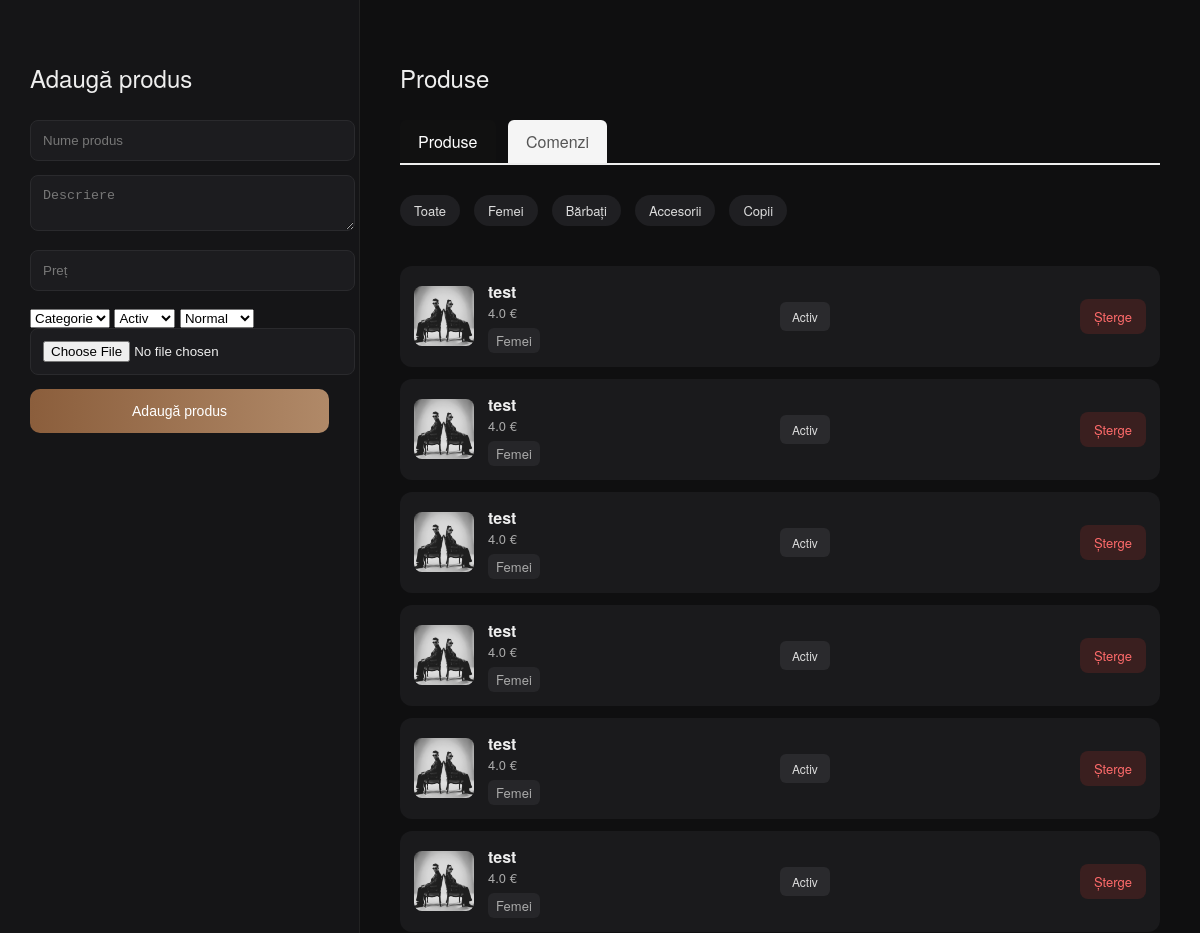
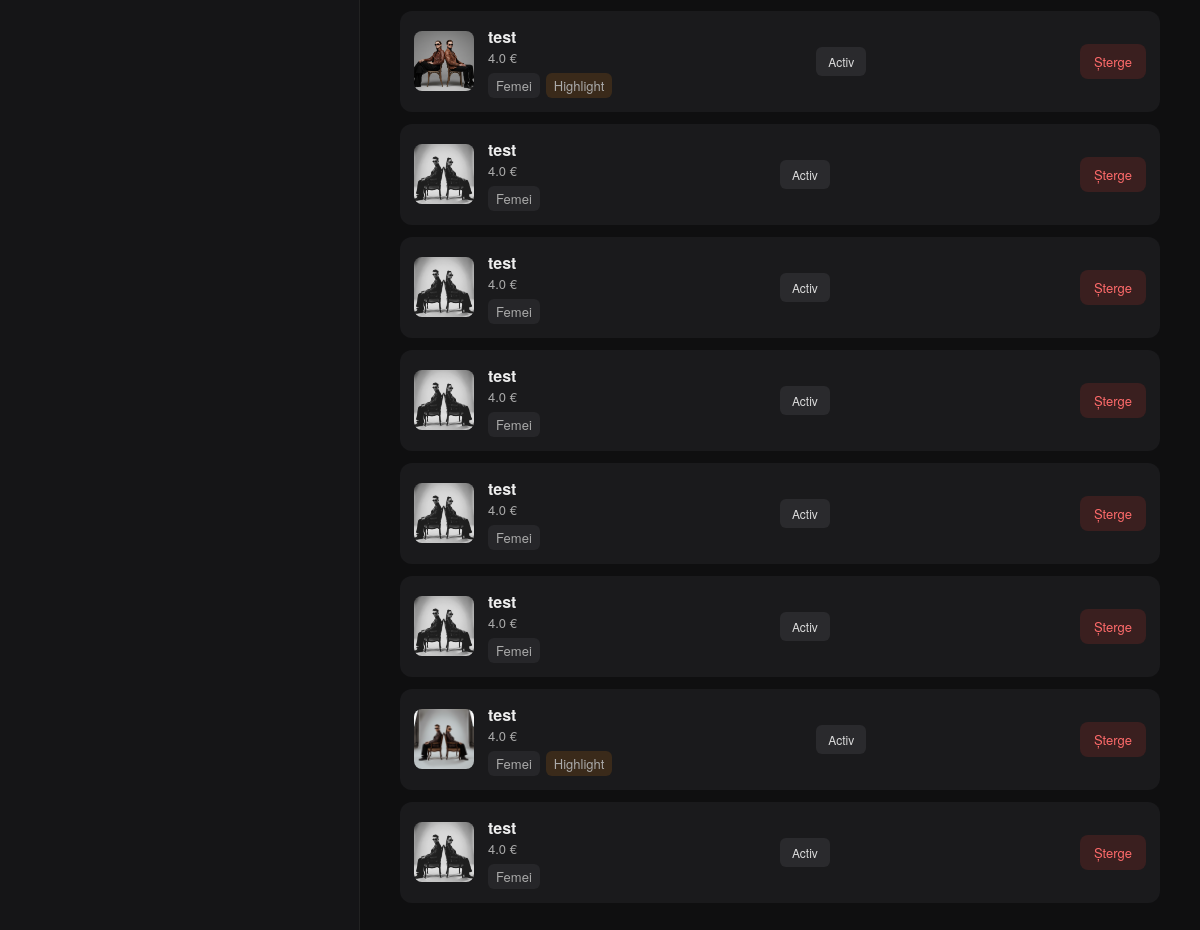
The app's page /admin?categorie=Femei with its own data (2 pictures, top to bottom).
### tables this page shows
CREATE TABLE produse (
            id INTEGER PRIMARY KEY AUTOINCREMENT,
            nume TEXT NOT NULL,
            pret REAL NOT NULL,
            imagine TEXT NOT NULL,
            descriere TEXT
        , categorie TEXT, status INTEGER DEFAULT 1, highlight INTEGER DEFAULT 0);

### app.py (the view)
@app.route("/admin")
def admin():
    categorie = request.args.get("categorie")
    db = get_db()
    if categorie and categorie != "Toate":
        produse = db.execute(
            "SELECT * FROM produse WHERE categorie=?",
            (categorie,)
        ).fetchall()
    else:
        produse = db.execute("SELECT * FROM produse").fetchall()
    return render_template("admin.html", produse=produse, categorie=categorie)

### app.py (called while the page is built)
@app.context_processor
def inject_client():
    return dict(
        client_logat="client_id" in session,
        client_nume=session.get("client_nume"),
        client_email=session.get("client_email")
    )

def get_db():
    conn = sqlite3.connect(DATABASE)
    conn.row_factory = sqlite3.Row
    return conn

### templates/admin.html (shortened to what this page needs)
<!DOCTYPE html>
<html lang="ro">
<head>
    <link rel="stylesheet" href="{{ url_for('static', filename='style.css') }}">
</head>
<body class="admin-dark">
<div class="admin-layout">
    <div class="admin-sidebar">
        <h2>Adaugă produs</h2>
        <form method="post" action="/admin/adauga" enctype="multipart/form-data">
            <input type="text" name="nume" placeholder="Nume produs" required>
            <textarea name="descriere" placeholder="Descriere"></textarea>
            <input type="number" step="0.01" name="pret" placeholder="Preț" required>
            <select name="categorie" required>
                <option value="">Categorie</option>
            </select>
            <select name="status">
                <option value="1">Activ</option>
            </select>
            <select name="highlight">
                <option value="0">Normal</option>
            </select>
            <input type="file" name="imagine" accept="image/*" required>
            <button type="submit">Adaugă produs</button>
        </form>
    </div>
    <div class="admin-content">
        <div class="admin-header">
            <h2>Produse</h2>
            <div class="admin-nav">
                <a href="/admin" class="tab active">Produse</a>
                <a href="/admin/comenzi" class="tab">Comenzi</a>
            </div>
            <div class="admin-filter">
                <a href="/admin">Toate</a>
                <a href="/admin?categorie=Femei">Femei</a>
                <a href="/admin?categorie=Bărbați">Bărbați</a>
                <a href="/admin?categorie=Accesorii">Accesorii</a>
                <a href="/admin?categorie=Copii">Copii</a>
            </div>
        </div>
        <div class="admin-list-scroll">
            <div class="admin-table">
                {% for p in produse %}
                <div class="admin-row">
                    <img src="{{ p.imagine }}">
                    <div class="admin-row-info">
                        <strong>{{ p.nume }}</strong>
                        <span>{{ p.pret }} €</span>
                        <div class="admin-badges">
                            <span class="badge-cat">{{ p.categorie }}</span>
                            {% if p.highlight == 1 %}
                                <span class="badge-highlight">Highlight</span>
                            {% endif %}
                        </div>
                    </div>
                    <a href="/admin/toggle/{{ p.id }}" class="admin-status">
                        {% if p.status == 1 %}
                            Activ
                        {% else %}
                            Inactiv
                        {% endif %}
                    </a>
                    <a href="/admin/sterge/{{ p.id }}" class="admin-delete">Șterge</a>
                </div>
                {% endfor %}
            </div>
        </div>
    </div>
</div>
</body>
</html>

### static/style.css (style rules this page uses)
html, body { margin: 0; padding: 0; min-height: 100%; overflow-x: hidden; }
body { font-family: Arial; background: #f5f5f5; min-height: 100vh; display: flex; flex-direction: column; }
body { min-height: 100vh; display: flex; flex-direction: column; }
.admin-dark { margin: 0; background: #0f0f10; color: #eee; font-family: "Helvetica Neue", Arial, sans-serif; }
.admin-layout { display: grid; grid-template-columns: 30% 70%; height: 100vh; overflow: hidden; }
.admin-sidebar { background: #151517; padding: 40px 30px; border-right: 1px solid #222; height: 100vh; position: sticky; top: 0; overflow: hidden; }
.admin-sidebar h2 { margin-bottom: 25px; font-weight: 500; }
.admin-sidebar input, .admin-sidebar textarea { width: 100%; padding: 12px; margin-bottom: 14px; border-radius: 8px; border: 1px solid #2a2a2d; background: #1c1c1f; color: #eee; }
.admin-sidebar input::placeholder, .admin-sidebar textarea::placeholder { color: #777; }
.admin-sidebar button { width: 100%; padding: 14px; border: none; border-radius: 10px; background: linear-gradient(90deg,#8b5e3c,#b08968); color: white; font-size: 14px; cursor: pointer; }
.admin-content h2 { margin-bottom: 25px; font-weight: 500; }
.admin-table { display: flex; flex-direction: column; gap: 12px; }
.admin-row { display: flex; align-items: center; background: #1a1a1c; padding: 14px; border-radius: 12px; }
.admin-row img { width: 60px; height: 60px; object-fit: cover; border-radius: 8px; margin-right: 14px; }
.admin-row-info { display: flex; flex-direction: column; }
.admin-row-info span { font-size: 13px; color: #aaa; }
.admin-delete { margin-left: auto; background: #3a1f1f; color: #ff6b6b; padding: 8px 14px; border-radius: 8px; text-decoration: none; font-size: 13px; }
.admin-status { margin-left: auto; margin-right: 10px; padding: 6px 12px; border-radius: 6px; font-size: 12px; text-decoration: none; background: #2a2a2d; color: #ddd; }
.admin-filter { margin-bottom: 20px; display: flex; gap: 14px; }
.admin-filter a { padding: 6px 14px; border-radius: 999px; background: #1f1f22; color: #ddd; text-decoration: none; font-size: 13px; }
.admin-badges { margin-top: 6px; display: flex; gap: 6px; }
.badge-cat { background: #262629; color: #bbb; font-size: 11px; padding: 3px 8px; border-radius: 6px; }
.badge-highlight { background: #3a2a1a; color: #e0b27a; font-size: 11px; padding: 3px 8px; border-radius: 6px; }
.admin-sidebar { background: #151517; padding: 40px 30px; border-right: 1px solid #222; height: 100vh; }
.admin-content { display: flex; flex-direction: column; height: 100vh; overflow: hidden; }
.admin-list-scroll { overflow-y: auto; height: calc(100vh - 120px); padding-right: 10px; }
.admin-header { padding: 40px 40px 20px 40px; }
.admin-list-scroll { flex: 1; overflow-y: auto; min-height: 0; padding: 0 40px 40px 40px; }
.admin-list-scroll { overflow-y: auto; height: 200px; }
.admin-nav { margin: 20px 0 30px 0; border-bottom: 2px solid #eee; }
.admin-nav .tab { display: inline-block; padding: 10px 18px; margin-right: 8px; text-decoration: none; color: #555; border-radius: 6px 6px 0 0; background: #f5f5f5; font-weight: 500; }
.admin-nav .active { background: #111; color: white; }

### records on screen
produse: imagine (picture), nume "test", pret "4.0", categorie "Femei", status "Activ"
produse: imagine (picture), nume "test", pret "4.0", categorie "Femei", status "Activ"
produse: imagine (picture), nume "test", pret "4.0", categorie "Femei", status "Activ"
produse: imagine (picture), nume "test", pret "4.0", categorie "Femei", status "Activ"
produse: imagine (picture), nume "test", pret "4.0", categorie "Femei", status "Activ"
produse: imagine (picture), nume "test", pret "4.0", categorie "Femei", status "Activ"
produse: imagine (picture), nume "test", pret "4.0", categorie "Femei", highlight "Highlight", status "Activ"
produse: imagine (picture), nume "test", pret "4.0", categorie "Femei", status "Activ"
produse: imagine (picture), nume "test", pret "4.0", categorie "Femei", status "Activ"
produse: imagine (picture), nume "test", pret "4.0", categorie "Femei", status "Activ"
produse: imagine (picture), nume "test", pret "4.0", categorie "Femei", status "Activ"
produse: imagine (picture), nume "test", pret "4.0", categorie "Femei", status "Activ"
produse: imagine (picture), nume "test", pret "4.0", categorie "Femei", highlight "Highlight", status "Activ"
produse: imagine (picture), nume "test", pret "4.0", categorie "Femei", status "Activ"
